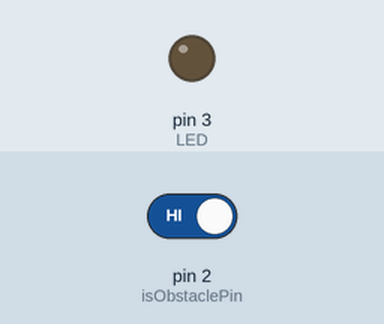
Recording of a sketch running on a simulated Arduino Uno, built with avr-gcc and run on an emulated ATmega328P. Parts: output pins drawn as LEDs (lit = HIGH). The inputs (shaded band) are chosen by the test bench; at power-on: pin 2 (isObstaclePin) HIGH.

Above: at 1.2 s.
1.3 s: pin 2 (isObstaclePin) driven LOW
At 1.9 s:
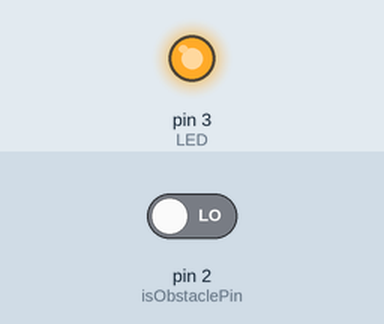
2.8 s: pin 2 (isObstaclePin) driven HIGH
At 3.1 s:
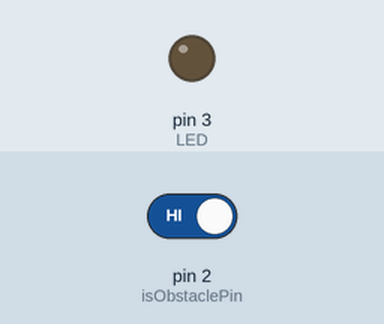
Timing chart, 0 to 5.8 s (numbered marks = the images above; inputs shaded):
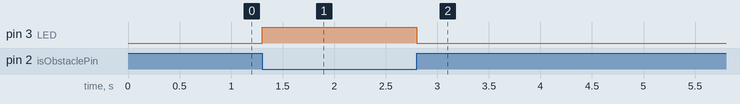

The sketch:

sensore-infrarosso.ino
```cpp
int LED = 3;
int isObstaclePin = 2;
int isObstacle = HIGH;

void setup(){
  pinMode(LED, OUTPUT);
  pinMode(isObstaclePin, INPUT);
  //Blynk.begin(BLYNK_AUTH_TOKEN, ssid, pass);
  //delay(500);
  }

void loop(){
  //Blynk.run();
  isObstacle = digitalRead(isObstaclePin);
  if (isObstacle == LOW)
  {
    digitalWrite(LED, HIGH);
    delay(500);
  }
  else {
    digitalWrite(LED, LOW);
  }
}
```

Measured:
- after the input at 1.3 s, pin 3 (LED): LOW → HIGH at once
- after the input at 2.8 s, pin 3 (LED): HIGH → LOW at once
